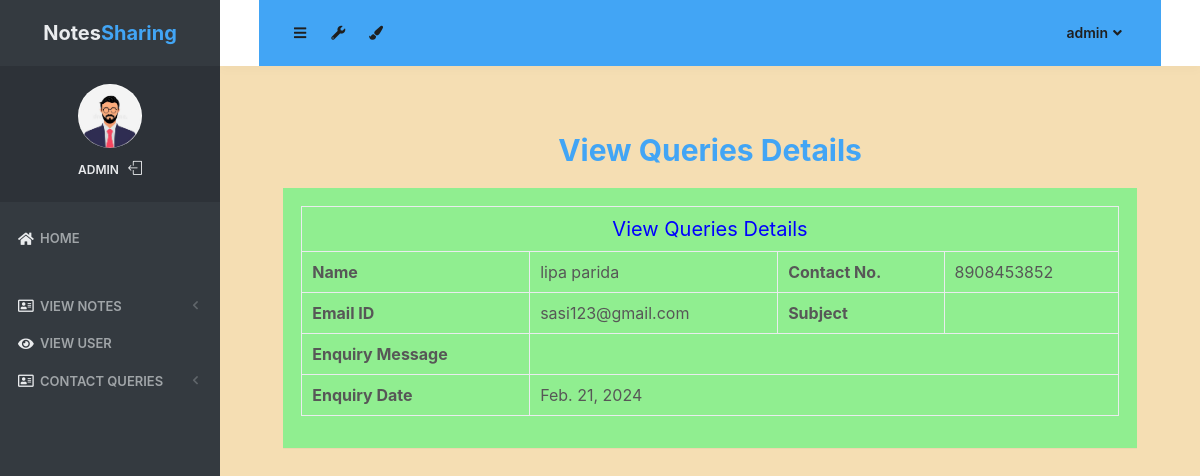
Page /view_queries/9 (signed in) on the committed database.
### notes/models.py (models this page shows, shortened)
class Contact(models.Model):
    fullname = models.CharField(max_length=100, null=True)
    email = models.CharField(max_length=50, null=True)
    mobile = models.CharField(max_length=15, null=True)
    subject = models.CharField(max_length=100, null=True)
    message = models.CharField(max_length=300, null=True)
    msgdate = models.DateField(null=True)
    isread = models.CharField(max_length=10,null=True)

### notes/views.py (the view)
# urls.py: path('view_queries/<int:pid>', view_queries, name='view_queries'),
def view_queries(request,pid):
    if not request.user.is_authenticated:
        return redirect('login_admin')
    contact = Contact.objects.get(id=pid)
    contact.isread = "yes"
    contact.save()
    return render(request,'view_queries.html', locals())

### notes/templates/view_queries.html (shortened to what this page needs)
{% load static %}
<html lang="en" class="no-focus">
    <head>
        <link rel="stylesheet" href="{% static 'js/plugins/datatables/dataTables.bootstrap4.min.css' %}">
        <link rel="stylesheet" id="css-main" href="{% static 'css1/codebase.min.css' %}">
    </head>
    <body style="background-color:wheat;">
        <div id="page-container" class="sidebar-o sidebar-inverse side-scroll page-header-fixed main-content-narrow">
         {% include "sidebar.html" %}
            {% include "admin_nav.html" %}
            <main id="main-container">
                <div class="content"><br><br>
                    <h2 class="text-primary font-weight-bold text-center">View Queries Details</h2>
                    <div class="block">
                        <div class="block-content block-content-full" style="background-color:lightgreen;">
                            <table class="table table-bordered" >
                                <tr align="center">
                                    <td colspan="4" style="font-size : 20px; color : blue"> View Queries Details</td>
                                </tr>
                                <tr>
                                    <th>Name</th>
                                    <td>{{contact.fullname}}</td>
                                    <th>Contact No.</th>
                                    <td>{{contact.mobile}}</td>
                                </tr>
                                <tr>
                                    <th>Email ID</th>
                                    <td>{{contact.email}}</td>
                                    <th>Subject</th>
                                    <td>{{contact.subject}}</td>
                                </tr>
                                <tr>
                                    <th>Enquiry Message</th>
                                    <td colspan="3">{{contact.message}}</td>
                                </tr>
                                <tr>
                                    <th>Enquiry Date</th>
                                    <td colspan="3">{{contact.msgdate}}</td>
                                </tr>
                            </table>
                        </div>
                    </div>
                </div>
            </main>
</div>
 <link rel="stylesheet" href="https://use.fontawesome.com/releases/v5.6.3/css/all.css">
    </body>
</html>

### notes/templates/sidebar.html (shortened to what this page needs)
{% load static %}
   <nav id="sidebar">
                <div id="sidebar-scroll">
                    <div class="sidebar-content">
                        <div class="content-header content-header-fullrow px-15">
                            <div class="content-header-section text-center align-parent sidebar-mini-hidden">
                                <div class="content-header-item">
                                    <a class="link-effect font-w700" href="{% url 'admin_home' %}">
                                           <span class="font-size-xl text-dual-primary-dark">Notes</span><span class="font-size-xl text-primary">Sharing</span>
                                    </a>
                                </div>
                            </div>
                        </div>
                        <div class="content-side content-side-full content-side-user px-10 align-parent">
                            <div class="sidebar-mini-hidden-b text-center">
                                <a class="img-link" href="be_pages_generic_profile.html">
                                    <img class="img-avatar" src="{% static 'img/avatars/logo1.jpg' %}" alt="">
                                </a>
                                <ul class="list-inline mt-10">
                                    <li class="list-inline-item">
                                        <a class="link-effect text-dual-primary-dark font-size-xs font-w600 text-uppercase" href="{% url 'admin_home' %}">{{ request.user.username }}</a>
                                    </li>
                                    <li class="list-inline-item">
                                        <a class="link-effect text-dual-primary-dark" href="{% url 'logout' %}">
                                            <i class="si si-logout"></i>
                                        </a>
                                    </li>
                                </ul>
                            </div>
                        </div>
                        <div class="content-side content-side-full">
                            <ul class="nav-main">
                                <li class="open">
                                    <a href="{% url 'admin_home' %}"><i class="fas fa-home"></i><span class="sidebar-mini-hide">Home</span></a>
                                </li>
                                <li class="nav-main-heading"><span class="sidebar-mini-visible">UI</span></li>
                                <li>
                                    <a class="nav-submenu" data-toggle="nav-submenu"><i class="far fa-address-card"></i>View Notes</a>
                                </li>
                                <li>
                                    <a  href="{% url 'view_users' %}"><i class="fas fa-eye"></i><span class="sidebar-mini-hide">View User</span></a>
                                </li>
                                <li>
                                    <a class="nav-submenu" data-toggle="nav-submenu"><i class="far fa-address-card"></i>Contact Queries</a>
                                </li>
                           </ul>
                        </div>
                    </div>
                </div>
            </nav>

### notes/templates/admin_nav.html (shortened to what this page needs)
{% load static %}
            <header id="page-header">
                <div class="content-header bg-primary">
                    <div class="content-header-section">
                        <button type="button" class="btn btn-circle btn-dual-secondary" data-toggle="layout" data-action="sidebar_toggle">
                            <i class="fa fa-navicon"></i>
                        </button>
                        <div class="btn-group" role="group">
                            <button type="button" class="btn btn-circle btn-dual-secondary" id="page-header-options-dropdown" data-toggle="dropdown" aria-haspopup="true" aria-expanded="false">
                                <i class="fa fa-wrench"></i>
                            </button>
                        </div>
                        <div class="btn-group" role="group">
                            <button type="button" class="btn btn-circle btn-dual-secondary" id="page-header-themes-dropdown" data-toggle="dropdown" aria-haspopup="true" aria-expanded="false">
                                <i class="fa fa-paint-brush"></i>
                            </button>
                        </div>
                    </div>
                    <div class="content-header-section">
                        <div class="btn-group" role="group">
                            <button type="button" class="btn btn-rounded btn-dual-secondary" id="page-header-user-dropdown" data-toggle="dropdown" aria-haspopup="true" aria-expanded="false">
                                {{ request.user.username}}<i class="fa fa-angle-down ml-5"></i>
                            </button>
                        </div>
                    </div>
                </div>
            </header>

### rows in the picture
Contact: fullname "lipa parida", mobile "8908453852", email "sasi123@gmail.com", msgdate "Feb. 21, 2024"

### other values in the picture
{{ request.user.username }} "ADMIN"
{{ request.user.username }} "admin"
